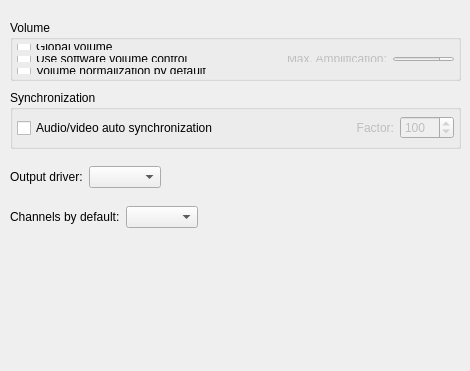
<?xml version="1.0" encoding="UTF-8"?>
<ui version="4.0">
 <class>PrefAudio</class>
 <widget class="QWidget" name="PrefAudio">
  <property name="geometry">
   <rect>
    <x>0</x>
    <y>0</y>
    <width>470</width>
    <height>371</height>
   </rect>
  </property>
  <property name="windowTitle">
   <string/>
  </property>
  <widget class="QGroupBox" name="groupBox_volume">
   <property name="geometry">
    <rect>
     <x>10</x>
     <y>20</y>
     <width>451</width>
     <height>61</height>
    </rect>
   </property>
   <property name="title">
    <string>Volume</string>
   </property>
   <layout class="QVBoxLayout">
    <property name="leftMargin">
     <number>4</number>
    </property>
    <property name="topMargin">
     <number>4</number>
    </property>
    <property name="rightMargin">
     <number>4</number>
    </property>
    <property name="bottomMargin">
     <number>4</number>
    </property>
    <item>
     <widget class="QCheckBox" name="global_volume_check">
      <property name="text">
       <string>Global volume</string>
      </property>
     </widget>
    </item>
    <item>
     <layout class="QHBoxLayout" name="_2">
      <property name="spacing">
       <number>6</number>
      </property>
      <property name="leftMargin">
       <number>0</number>
      </property>
      <property name="topMargin">
       <number>0</number>
      </property>
      <property name="rightMargin">
       <number>0</number>
      </property>
      <property name="bottomMargin">
       <number>0</number>
      </property>
      <item>
       <widget class="QCheckBox" name="softvol_check">
        <property name="text">
         <string>Use software volume control</string>
        </property>
       </widget>
      </item>
      <item>
       <spacer>
        <property name="orientation">
         <enum>Qt::Horizontal</enum>
        </property>
        <property name="sizeHint" stdset="0">
         <size>
          <width>20</width>
          <height>20</height>
         </size>
        </property>
       </spacer>
      </item>
      <item>
       <widget class="QLabel" name="amplification_label">
        <property name="enabled">
         <bool>false</bool>
        </property>
        <property name="text">
         <string>Max. Amplification:</string>
        </property>
        <property name="wordWrap">
         <bool>false</bool>
        </property>
        <property name="buddy">
         <cstring>softvol_max_spin</cstring>
        </property>
       </widget>
      </item>
      <item>
       <widget class="QSpinBox" name="softvol_max_spin">
        <property name="enabled">
         <bool>false</bool>
        </property>
        <property name="minimum">
         <number>10</number>
        </property>
        <property name="maximum">
         <number>10000</number>
        </property>
       </widget>
      </item>
     </layout>
    </item>
    <item>
     <widget class="QCheckBox" name="volnorm_check">
      <property name="text">
       <string>Volume normalization by default</string>
      </property>
     </widget>
    </item>
   </layout>
  </widget>
  <widget class="QGroupBox" name="groupBox_sync">
   <property name="geometry">
    <rect>
     <x>10</x>
     <y>90</y>
     <width>451</width>
     <height>59</height>
    </rect>
   </property>
   <property name="title">
    <string>Synchronization</string>
   </property>
   <layout class="QVBoxLayout" name="_3">
    <property name="leftMargin">
     <number>4</number>
    </property>
    <property name="topMargin">
     <number>4</number>
    </property>
    <property name="rightMargin">
     <number>4</number>
    </property>
    <property name="bottomMargin">
     <number>4</number>
    </property>
    <item>
     <layout class="QHBoxLayout" name="_4">
      <item>
       <widget class="QCheckBox" name="autosync_check">
        <property name="text">
         <string>Audio/video auto synchronization</string>
        </property>
       </widget>
      </item>
      <item>
       <spacer>
        <property name="orientation">
         <enum>Qt::Horizontal</enum>
        </property>
        <property name="sizeType">
         <enum>QSizePolicy::Expanding</enum>
        </property>
        <property name="sizeHint" stdset="0">
         <size>
          <width>40</width>
          <height>31</height>
         </size>
        </property>
       </spacer>
      </item>
      <item>
       <widget class="QLabel" name="factor_label">
        <property name="enabled">
         <bool>false</bool>
        </property>
        <property name="text">
         <string>Factor:</string>
        </property>
        <property name="alignment">
         <set>Qt::AlignRight|Qt::AlignTrailing|Qt::AlignVCenter</set>
        </property>
        <property name="wordWrap">
         <bool>false</bool>
        </property>
        <property name="buddy">
         <cstring>autosync_spin</cstring>
        </property>
       </widget>
      </item>
      <item>
       <widget class="QSpinBox" name="autosync_spin">
        <property name="enabled">
         <bool>false</bool>
        </property>
        <property name="minimum">
         <number>0</number>
        </property>
        <property name="maximum">
         <number>1000</number>
        </property>
        <property name="value">
         <number>100</number>
        </property>
       </widget>
      </item>
     </layout>
    </item>
   </layout>
  </widget>
  <widget class="QWidget" name="layoutWidget">
   <property name="geometry">
    <rect>
     <x>10</x>
     <y>160</y>
     <width>451</width>
     <height>34</height>
    </rect>
   </property>
   <layout class="QHBoxLayout" name="_5">
    <item>
     <widget class="QLabel" name="ao_label">
      <property name="text">
       <string>Output driver:</string>
      </property>
      <property name="wordWrap">
       <bool>false</bool>
      </property>
      <property name="buddy">
       <cstring>ao_combo</cstring>
      </property>
     </widget>
    </item>
    <item>
     <widget class="QComboBox" name="ao_combo">
      <property name="sizePolicy">
       <sizepolicy hsizetype="Preferred" vsizetype="Fixed">
        <horstretch>0</horstretch>
        <verstretch>0</verstretch>
       </sizepolicy>
      </property>
      <property name="editable">
       <bool>false</bool>
      </property>
     </widget>
    </item>
    <item>
     <spacer>
      <property name="orientation">
       <enum>Qt::Horizontal</enum>
      </property>
      <property name="sizeHint" stdset="0">
       <size>
        <width>81</width>
        <height>20</height>
       </size>
      </property>
     </spacer>
    </item>
   </layout>
  </widget>
  <widget class="QWidget" name="layoutWidget_2">
   <property name="geometry">
    <rect>
     <x>10</x>
     <y>200</y>
     <width>451</width>
     <height>34</height>
    </rect>
   </property>
   <layout class="QHBoxLayout" name="_6">
    <property name="spacing">
     <number>6</number>
    </property>
    <property name="leftMargin">
     <number>0</number>
    </property>
    <property name="topMargin">
     <number>0</number>
    </property>
    <property name="rightMargin">
     <number>0</number>
    </property>
    <property name="bottomMargin">
     <number>0</number>
    </property>
    <item>
     <widget class="QLabel" name="label">
      <property name="text">
       <string>Channels by default:</string>
      </property>
      <property name="buddy">
       <cstring>channels_combo</cstring>
      </property>
     </widget>
    </item>
    <item>
     <widget class="QComboBox" name="channels_combo"/>
    </item>
    <item>
     <spacer>
      <property name="orientation">
       <enum>Qt::Horizontal</enum>
      </property>
      <property name="sizeHint" stdset="0">
       <size>
        <width>40</width>
        <height>20</height>
       </size>
      </property>
     </spacer>
    </item>
   </layout>
  </widget>
 </widget>
 <resources/>
 <connections/>
</ui>
